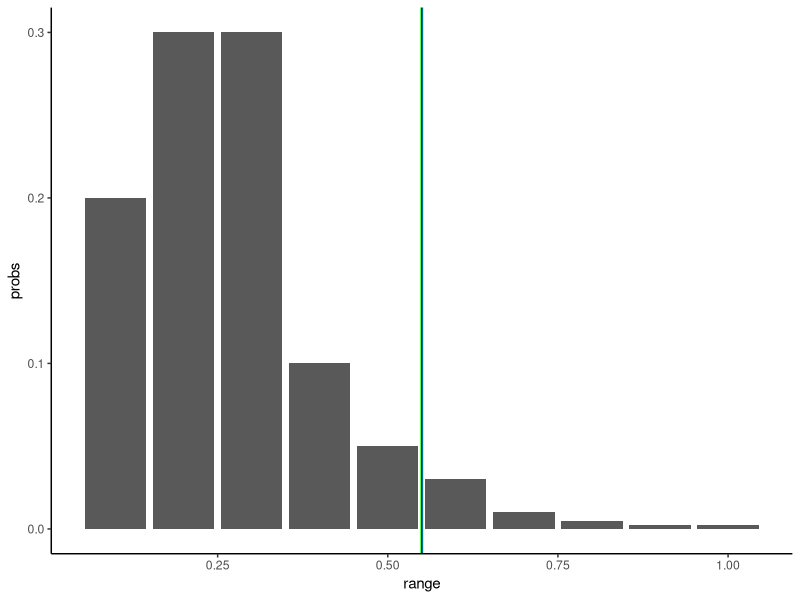
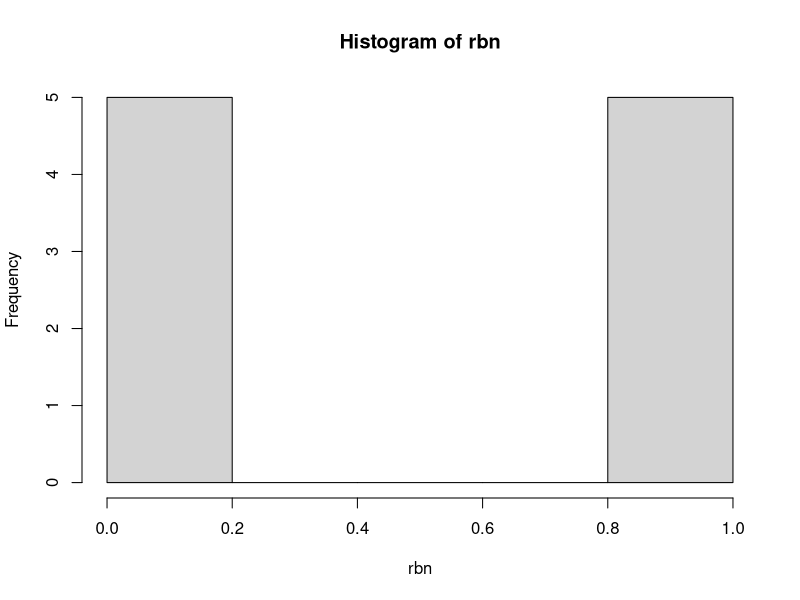
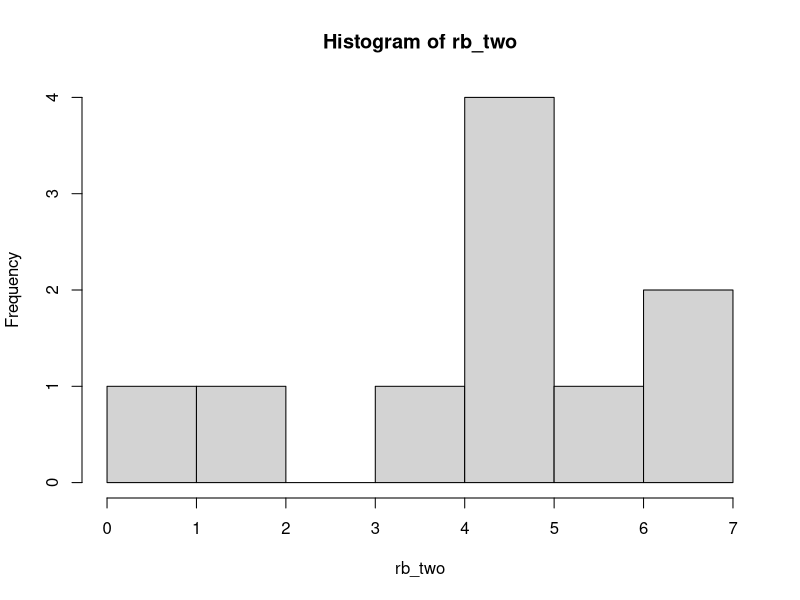
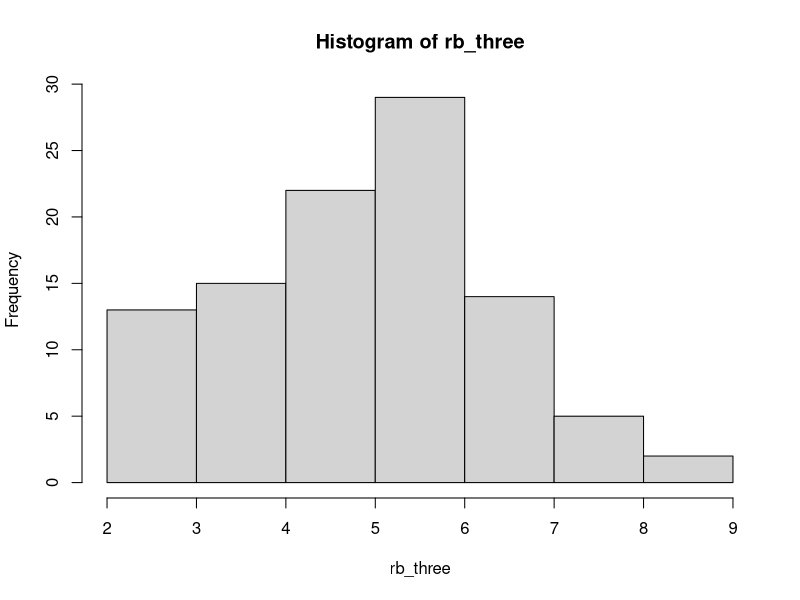
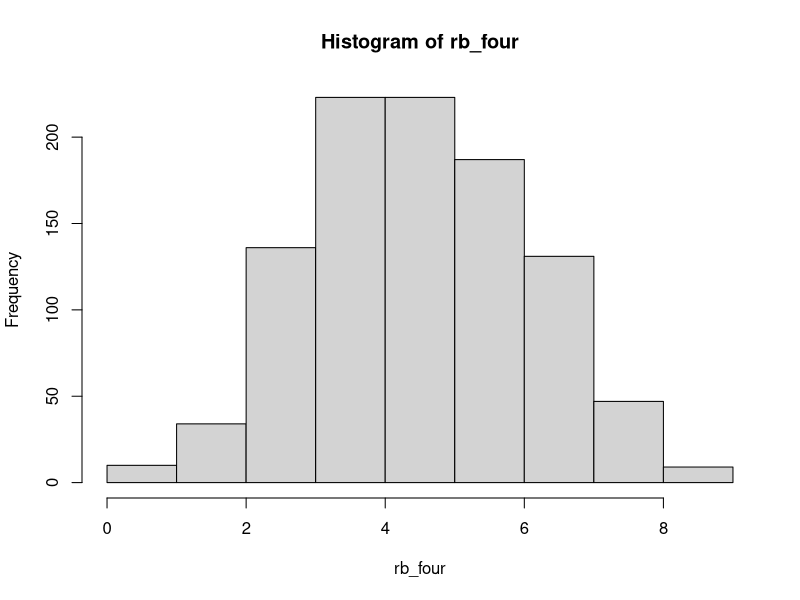
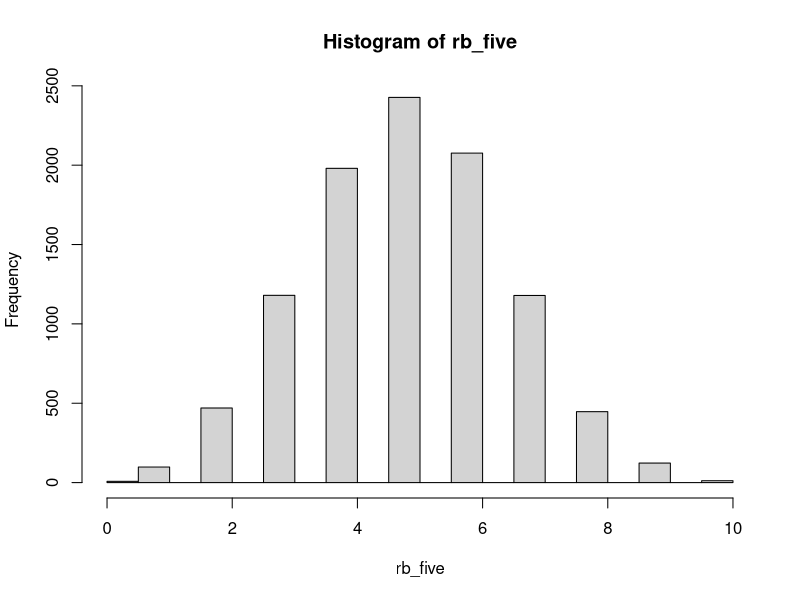
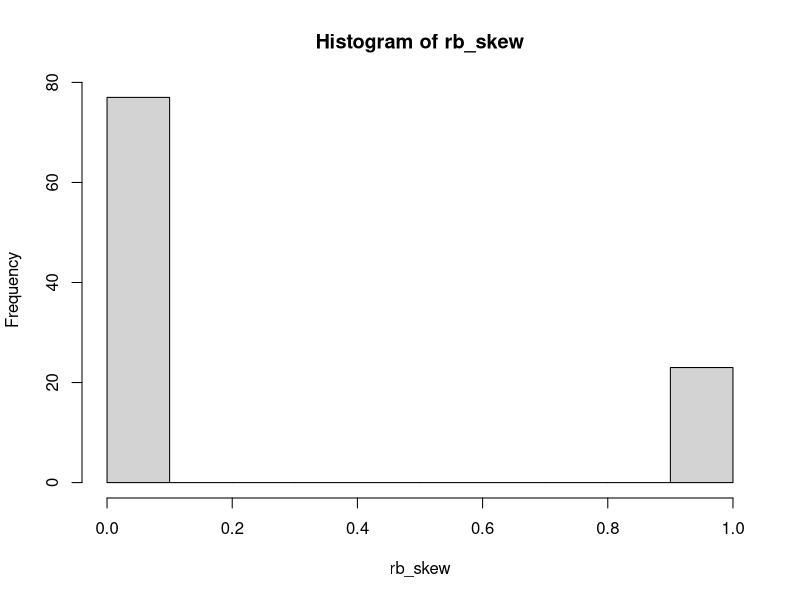
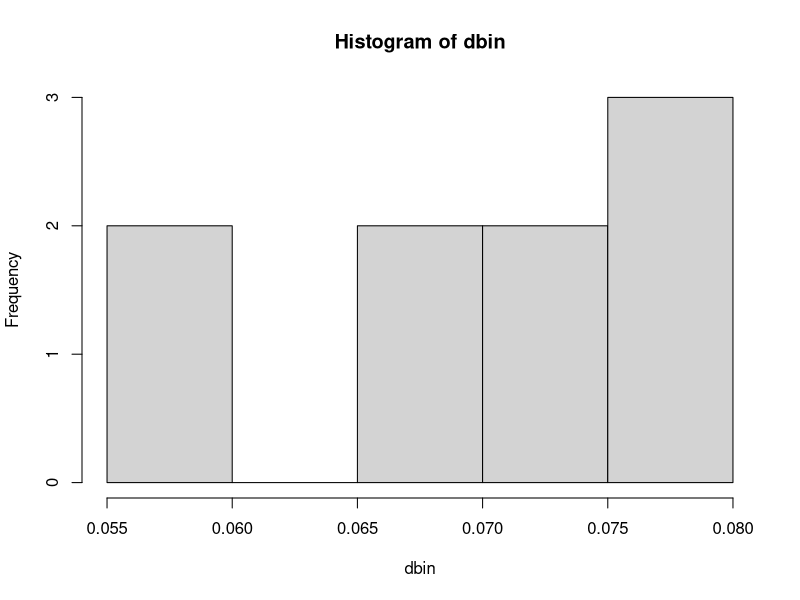

Write the R code that produced these figures, in order.

library(tidyverse)
library(scales)

## create your own distribution ####

dist_one <- data.frame(range=c(0.1,0.2,0.3,0.4,0.5,0.6,0.7,0.8,0.9,1),
                       probs=c(0.2,0.3,0.3,0.1,0.05,0.03,0.01,0.005,0.0025,0.0025))

## cumulate probs
dist_one <- dist_one %>% mutate(cumprob=cumsum(probs),
                                exp=range*probs)
summary(dist_one)
sum(dist_one$range)
sum(dist_one$range)/nrow(dist_one)
sum(dist_one$probs)
sum(dist_one$exp)

## issues with the data because it is a 'synthetic' distribution, with probabilities
## specified, rather than complide
ggplot(dist_one, aes(x=range, y=probs))+geom_col()+
  geom_vline(xintercept=mean(dist_one$range), color='green', size=1)+
  geom_vline(xintercept=median(dist_one$range), color='blue')+
  theme_classic()

## generate random numbers based on these probabilities
rand_one <- runif(n=1000, min=0, max=1)

## when i pick a number from 0 to 1, it has the probabilities of being in one of 
## the buckets according to the probability assigned
## like spinning the roulette wheel that is weighted
## for any given spin, the number will show up according to distribution
## for 100 spins
## what is the chance that a random number between 0 and 1 will be in the range?
## 20% chance it will be less than 0.1

## binomial / bernouli ####
## size = number of trials (number of flips of coin, etc)
## n = number of observations (number of times the trials are performed)
## prob = probability of 'success' on each trial
##  - values can be 0 or 1
##  - 'success' = 1
## 1 coin flip, 1 time, number of heads
rb <- rbinom(n=1, size=1, prob=0.5)
## 1 coin flip, 10 times
rbn <- rbinom(n=10, size=1, prob=0.5)
hist(rbn)
## 10 coin flips, 1 time, number of heads
rb_one <- rbinom(n=1, size=10, prob=0.5) 
## 10 coin flips, 10 times, number of heads each time
rb_two <- rbinom(n=10, size=10, prob=0.5)
hist(rb_two) ## skewed due to randomness in small number of observations
## 10 coin flips, 100 times...
rb_three <- rbinom(n=100, size=10, prob=0.5)
hist(rb_three) ## starting to look more normal, with mean around 5
## 1000 times...
rb_four <- rbinom(n=1000, size=10, prob=0.5)
hist(rb_four) ## getting closer!
## 10,000 times flipping a coin 10 times
## most frequent outcome converges on 5 heads ('successes') - and 5 tails
## different outcomes are distributed pretty evenly outward from there
## with very few of either:
## - 0: all tails
## - 10: all heads
rb_five <- rbinom(n=10000, size=10, prob=0.5)
hist(rb_five) ## irresistable -> although note discrete

## with different odds than coin flip
rb_skew <- rbinom(n=100, size=1, prob=0.2)
hist(rb_skew)
sum(rb_skew) ## number of successes

## possible to combine a bunch of these?

## from ?rbinom help
## compute probability of x being < 45 and < 55 for x binomial(100, 0.5)
sum(dbinom(x=46:54, size=100, 0.5))
### my exploration
dbin <- dbinom(x=46:54, size=100, 0.5)
hist(dbin)
sum(dbin)

## Using "log = TRUE" for an extended range :
n <- 2000
k <- seq(0, n, by = 20)
plot (k, dbinom(k, n, pi/10, log = TRUE), type = "l", ylab = "log density",
      main = "dbinom(*, log=TRUE) is better than  log(dbinom(*))")
lines(k, log(dbinom(k, n, pi/10)), col = "red", lwd = 2)
## END of help

## exponential function (decline) ####
exp <- rexp(n=1000, rate=1)
hist(exp)

geo <- rgeom(n=1000, prob=0.5)
hist(geo)

lno <- rlnorm(n=1000, meanlog=0, sdlog=1)
hist(lno)

## none of which answers my question around compiling my own distribution
## combining bernoulli trials with different probabilities (?)

## quantiles: p = vector of probabilities, size=trials, 
## prob=probability of success on each trial
qbinom(p=c(0.5,0.3,0.2,0.1,0.5), size=100, prob=0.5)

## back to start ####
dist_one
## 20% of the time, we want to generate a number 0-1
## 30% of the time, we want to generate a number 1-2
## 305 of the time, generate 2-3...

## 20% of time, number is 0-0.1
## even chance of number being anywhere between 0 and 1
runif(n=1, min=0, max=1)
rbinom(n=1, size=1, prob=0.2)*0.1

test <- (dist_one[1,1]*dist_one[1,2])+(dist_one[2,1]*dist_one[2,2])+
  (dist_one[3,1]*dist_one[3,2])+(dist_one[4,1]*dist_one[4,2])

## simpler approach
dtwo <- data.frame(range=c(0.3,0.6,1),
                   prob=c(0.5,0.3,0.2))
dtwo
ggplot(dtwo, aes(x=range, y=prob))+geom_col()

## 50% of the time number is between 0 and 0.3
## 30% of time between 0.3 and 0.6
## 20% of time between 0.6 and 1
(0.3*0.5)+(0.6*0.3)+(1*0.2)

## generate a number between 0 and 1
runif(n=1, min=0, max=1)
rbinom(n=1, size=10, prob=0.5)
dunif(x=100, min=0, max=1)
punif(q=0.2, min=0, max=1, lower.tail = FALSE)

## I have 10 sided dice
## 5 sides have 3
## 3 sides have 6
## 1 side has 2
## roll the dice once
dice_all <- NULL
for(d in 1:100){
d <- runif(n=1, min=0, max=1)
if(d<=0.5){
  dice=3
} else if(d<=0.8){
  dice=6
} else {dice=10}
dice_all <- c(dice_all,dice)
print(dice)
}
#print(dice_all)
hist(dice_all)

dist_one
dist_one_all <- NULL
for(d in 1:1000){
  d <- runif(n=1, min=0, max=1)
  if(d<=0.2){
    dice=0.1
  } else if(d<=0.5){
    dice=0.2
  } else if(d<=0.8){
    dice=0.3
  } else if(d<=0.9){
    dice=0.4
  } else if(d<=0.95){
    dice=0.5
  } else if(d<=0.98){
    dice=0.6
  } else if(d<=0.99){
    dice=0.7
  } else if(d<=0.995){
    dice=0.8
  } else if(d<=0.9975){
    dice=0.9
  } else {dice=1}
  dist_one_all <- c(dist_one_all, dice)
}
hist(dist_one_all)

dist_one_all <- NULL
for(d in 1:1000){
  d <- runif(n=1, min=0, max=1)
  if(d<=dist_one$cumprob[1]){
    dice=dist_one$range[1]
  } else if(d<=dist_one$cumprob[2]){
    dice=dist_one$range[2]
  } else if(d<=dist_one$cumprob[3]){
    dice=dist_one$range[3]
  } else if(d<=dist_one$cumprob[4]){
    dice=dist_one$range[4]
  } else if(d<=dist_one$cumprob[5]){
    dice=dist_one$range[5]
  } else if(d<=dist_one$cumprob[6]){
    dice=dist_one$range[6]
  } else if(d<=dist_one$cumprob[7]){
    dice=dist_one$range[7]
  } else if(d<=dist_one$cumprob[8]){
    dice=dist_one$range[8]
  } else if(d<=dist_one$cumprob[9]){
    dice=dist_one$range[9]
  } else {dice=1}
  dist_one_all <- c(dist_one_all, dice)
}
hist(dist_one_all)
dist_one_all_df <- data.frame(dist_one_all)
ggplot(dist_one_all_df, aes(x=dist_one_all))+geom_histogram()

## diversion -> density functions ####
## random normal distribution
normt <- rnorm(n=1000, mean=0, sd=1)
## histogram
hist(normt)
## density function for normt distribution -> gives % probability of any point
normd <- dnorm(x=normt, mean=0, sd=1)
## combine normt with density function values in data frame
normnorm <- data.frame(value=normt,
                       prob=normd)
summary(normnorm)
sum(normnorm$prob)
## plot to see density function: normal curve with probabilities on y-axis
plot(normnorm$prob~normnorm$value)
## histogram for values -> normal shape, as expected
hist(normnorm$value)
## histogram for probs -> rises toward ~0.4
hist(normnorm$prob)
## cumulative probability -> arrange values and add up probs
normnorm <- normnorm %>% arrange(value) %>% mutate(
  cumprob=cumsum(prob)
)
## cumulative distribution curve -> as expected, but why numbers so high?
## it is count -> more values, the higher it goes
plot(normnorm$cumprob~normnorm$value)
sum(normnorm$prob)

## to get cumulative probabilities ####

## probability of value below q, where q = std dev
pnorm(q=0, mean=0, sd=1)
pnorm(q=-1, mean=0, sd=1)
pnorm(q=1, mean=0, sd=1)
## probability of value above q
pnorm(q=-1, mean=0, sd=1, lower.tail = FALSE)
pnorm(q=1, mean=0, sd=1, lower.tail=FALSE)
## probability of value between two sds
## 3 examples showing 68% within 1 sd of mean
pnorm(q=1, mean=0, sd=1)-pnorm(q=-1, mean=0, sd=1)
pnorm(q=-1, mean=0, sd=1, lower.tail=FALSE)-pnorm(q=1, mean=0, sd=1, lower.tail = FALSE)
1-pnorm(q=-1, mean=0, sd=1)-pnorm(q=1, mean=0, sd=1, lower.tail=FALSE)
## 95% within 2 sd of mean
pnorm(q=2, mean=0, sd=1)-pnorm(q=-2, mean=0, sd=1)

## gives std dev for a probability
qnorm(p=0.1586553, mean=0, sd=1)
qnorm(p=0.5, mean=0, sd=1)
qnorm(p=0.95, mean=0, sd=1)
qnorm(p=.975, mean=0, sd=1)
qnorm(p=0.68, mean=0, sd=1)

## DICE ####
## for throws of a single die
## - use sample 
## - x = vector of numbers to choose from
## - size = number of items to select (similar to how 'n' is used elsewhere)
## - replace = TRUE because you can roll the same number more than once
die_one <- sample(x=1:6, size=1000, replace=TRUE)
hist(die_one)
die_two <- sample(x=1:6, size=1000, replace=TRUE)
hist(die_two)

dice_roll <- data.frame(die_one,
                        die_two)
dice_roll <- dice_roll %>% mutate(
  combo=die_one+die_two
)

## histogram, with breaks set for x axis
## BUT histogram not applicable to limited set of DISCRETE VALUES
# ggplot(dice_roll, aes(x=combo))+
#   geom_histogram()+
#   scale_x_continuous(breaks = 2:12, expand=c(0,0))+
#   scale_y_continuous(expand=c(0,0))+
#   theme_classic()

## BAR with count ####
## or aggregate and chart (as below)
ggplot(dice_roll, aes(x=combo))+geom_bar(stat='count')+
  scale_x_continuous(breaks = 2:12, expand=c(0,0))+
  scale_y_continuous(expand=c(0,0))+
  theme_classic()

## convert to density plot, although:
## a) density % are too high
## b) add up to way more than 1
ggplot(dice_roll, aes(x=combo))+
  geom_histogram(aes(y=..density..))+
  scale_x_continuous(breaks = 2:12, expand=c(0,0))+
  scale_y_continuous(expand=c(0,0))+
  theme_classic()
## this works, though: EVEN THOUGH NOT CONTINUOUS
## should be probability MASS function
ggplot(dice_roll, aes(x=combo))+
  geom_density()+
  scale_x_continuous(breaks = 2:12, expand=c(0,0))+
  scale_y_continuous(expand=c(0,0))+
  theme_classic()

## tables
## counts
table(dice_roll$combo)
## percent
prop.table(table(dice_roll$combo))

## MASS function calc ####
dice_roll_agg <- dice_roll %>% group_by(combo) %>% 
  summarize(count=n())
dice_roll_agg <- dice_roll_agg %>% mutate(
  pct=count/sum(count)
)

## counts
ggplot(dice_roll_agg, aes(x=combo, y=count))+geom_col()+
  scale_x_continuous(breaks = 2:12, expand=c(0,0))+
  scale_y_continuous(expand=c(0,0))+
  theme_classic()
## percent
ggplot(dice_roll_agg, aes(x=combo, y=pct))+geom_col()+
  scale_x_continuous(breaks = 2:12, expand=c(0,0))+
  scale_y_continuous(expand=c(0,0))+
  theme_classic()

## expected value calc ####
## simple: sum of row calculations
sum(dice_roll_agg$combo*dice_roll_agg$pct)
## verify: create new field
dice_roll_agg <- dice_roll_agg %>% mutate(
  exp=combo*pct
)
## sum new field
sum(dice_roll_agg$exp)
